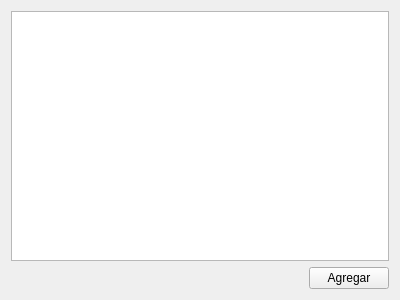
<?xml version="1.0" encoding="UTF-8"?>
<ui version="4.0">
 <class>Agregar_Form</class>
 <widget class="QWidget" name="Agregar_Form">
  <property name="geometry">
   <rect>
    <x>0</x>
    <y>0</y>
    <width>400</width>
    <height>300</height>
   </rect>
  </property>
  <property name="windowTitle">
   <string>Agregar</string>
  </property>
  <layout class="QVBoxLayout" name="verticalLayout">
   <item>
    <widget class="QColumnView" name="Agregar_columnView"/>
   </item>
   <item>
    <layout class="QHBoxLayout" name="horizontalLayout">
     <item>
      <spacer name="horizontalSpacer">
       <property name="orientation">
        <enum>Qt::Horizontal</enum>
       </property>
       <property name="sizeHint" stdset="0">
        <size>
         <width>40</width>
         <height>20</height>
        </size>
       </property>
      </spacer>
     </item>
     <item>
      <widget class="QPushButton" name="Agregar_pushButton">
       <property name="text">
        <string>Agregar</string>
       </property>
      </widget>
     </item>
    </layout>
   </item>
  </layout>
 </widget>
 <resources/>
 <connections/>
</ui>
